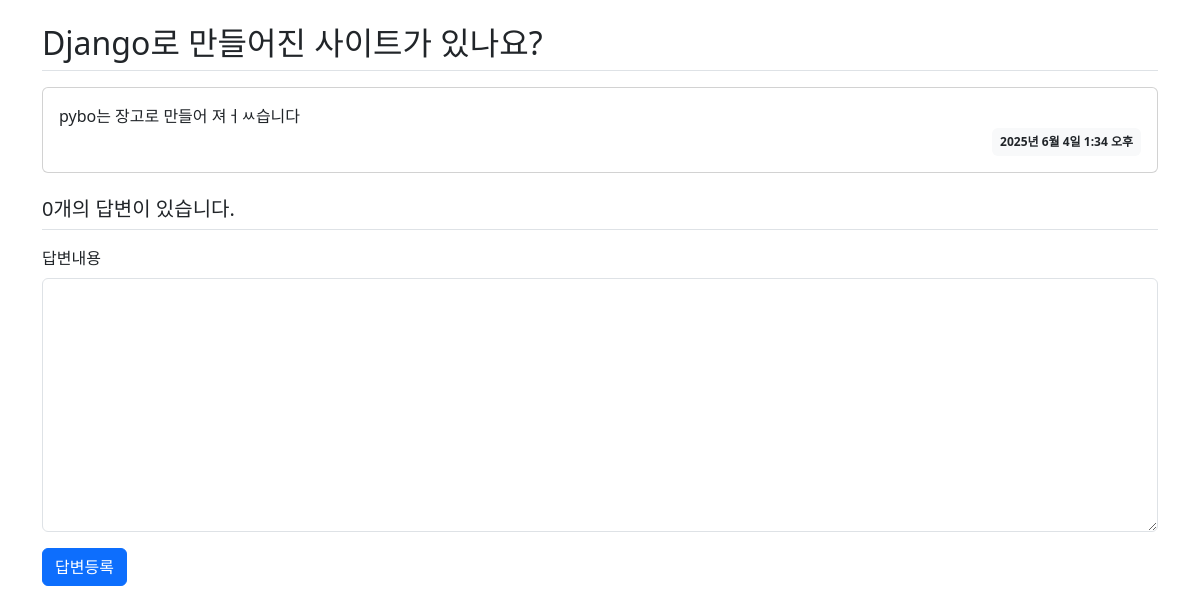
Page /pybo/3/ on the earlier database version.
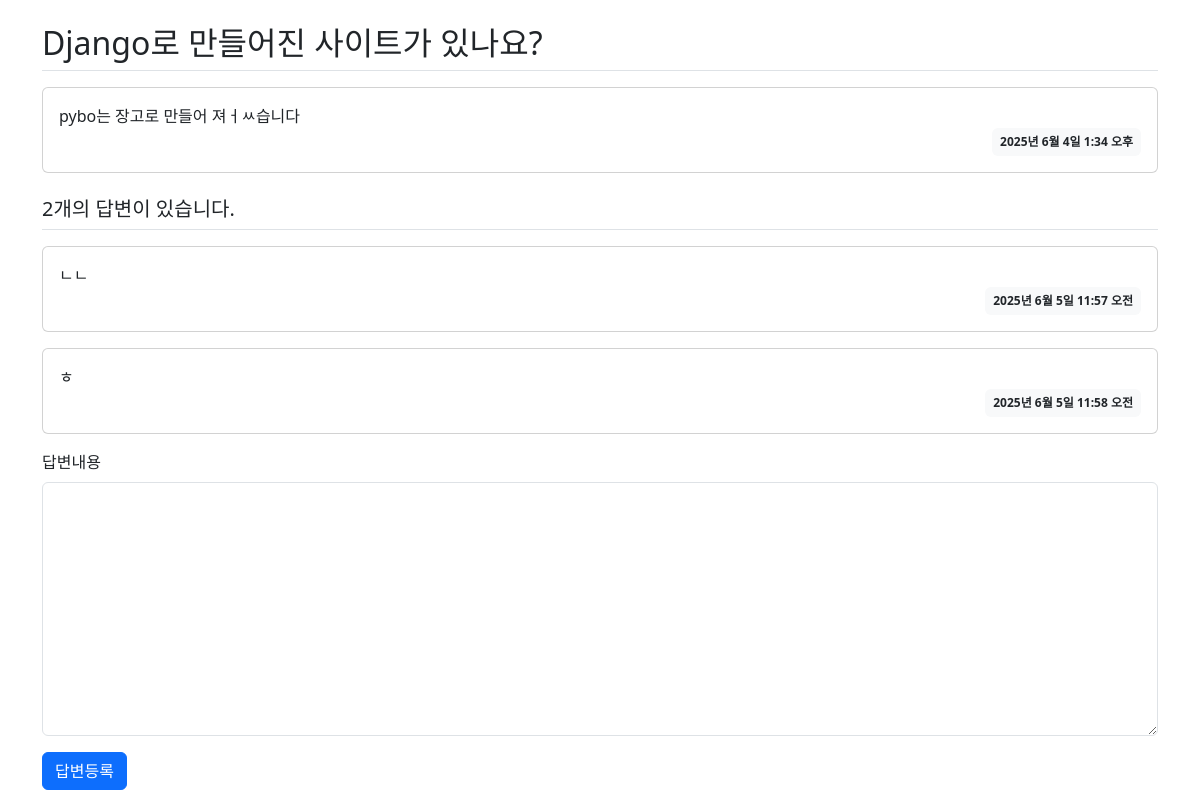
Same page on the later database version.
### pybo/models.py (models this page shows, shortened)
class Question(models.Model):
    subject = models.CharField(max_length=200)
    content = models.TextField()
    create_date = models.DateTimeField()

class Answer(models.Model):
    question = models.ForeignKey(Question, on_delete=models.CASCADE)
    content = models.TextField()
    create_date = models.DateTimeField()

### pybo/views.py (the view)
# urls.py: path('<int:question_id>/', views.detail, name='detail'),
def detail(request, question_id):
    question = get_object_or_404(Question, pk=question_id)
    context = {'question': question}
    return render(request, 'pybo/question_detail.html', context)

### templates/pybo/question_detail.html (shortened to what this page needs)
{% extends 'base.html' %}
{% block content %}
<div class="container my-3">
    <h2 class="border-bottom py-2">{{ question.subject }}</h2>
    <div class="card my-3">
        <div class="card-body">
            <div class="card-text" style="white-space: pre-line;">{{ question.content }}</div>
            <div class="d-flex justify-content-end">
                <div class="badge bg-light text-dark p-2">
                    {{ question.create_date }}
                </div>
            </div>
        </div>
    </div>
    <h5 class="border-bottom my-3 py-2">{{question.answer_set.count}}개의 답변이 있습니다.</h5>
    {% for answer in question.answer_set.all %}
    <div class="card my-3">
        <div class="card-body">
            <div class="card-text" style="white-space: pre-line;">{{ answer.content }}</div>
            <div class="d-flex justify-content-end">
                <div class="badge bg-light text-dark p-2">
                    {{ answer.create_date }}
                </div>
            </div>
        </div>
    </div>
    {% endfor %}
    <form action="{% url 'pybo:answer_create' question.id %}" method="post" class="my-3">
        <div class="mb-3">
            <label for="content" class="form-label">답변내용</label>
            <textarea name="content" id="content" class="form-control" rows="10"></textarea>
        </div>
        <input type="submit" value="답변등록" class="btn btn-primary">
    </form>
</div>
{% endblock %}

### templates/base.html (shortened to what this page needs)
{% load static %}
<!doctype html>
<html lang="ko">
<head>
    <link rel="stylesheet" type="text/css" href="{% static 'bootstrap.min.css' %}">
    <link rel="stylesheet" type="text/css" href="{% static 'style.css' %}">
</head>
<body>
{% block content %}
{% endblock %}
</body>
</html>

Differences in the rows shown:
computed for Question "Django로 만들어진 사이트가 있나요?": answer_set.count "0" → "2"
added Answer: content "ㄴㄴ", create_date "2025년 6월 5일 11:57 오전"
added Answer: content "ㅎ", create_date "2025년 6월 5일 11:58 오전"
